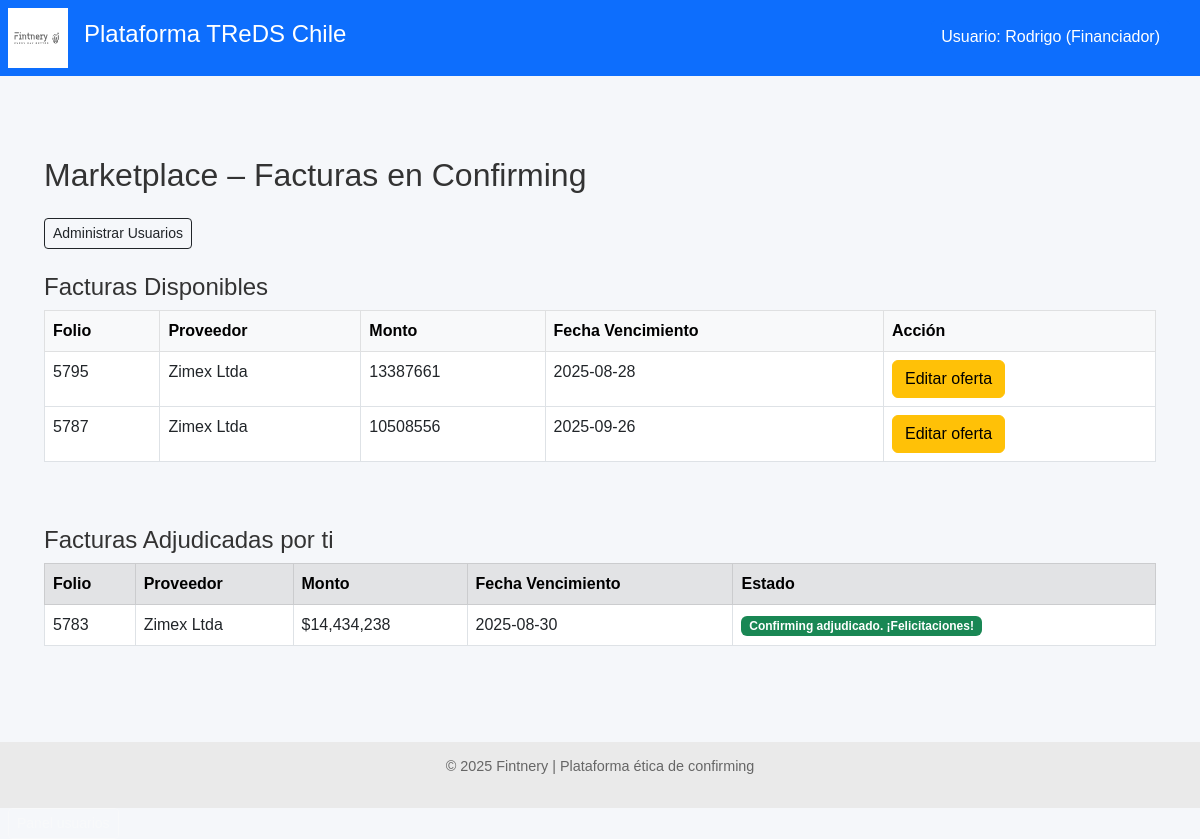
Page /financiador/marketplace (signed in) on the committed database.
### models.py (models this page shows)
class FacturaDB(Base):
    __tablename__ = "facturas"
    id = Column(Integer, primary_key=True, index=True)
    rut_emisor = Column(String, index=True)
    rut_receptor = Column(String)
    tipo_dte = Column(String)
    folio = Column(Integer)
    monto = Column(Integer)
    estado_dte = Column(String)
    razon_social_emisor = Column(String)
    razon_social_receptor = Column(String)
    fecha_emision = Column(Date)
    fecha_vencimiento = Column(Date)
    fecha_vencimiento_original = Column(Date, nullable=True)
    modificacion_aceptada_por_proveedor = Column(Boolean, nullable=True, default=None)
    confirming_solicitado = Column(Boolean, default=False)
    origen_confirmacion = Column(String, default="Desconocido")
    financiador_adjudicado = Column(Integer, ForeignKey("financiadores.id"), nullable=True)
    proveedor_id = Column(Integer, ForeignKey("proveedores.id"))
    proveedor = relationship("Proveedor", back_populates="facturas")
    pagador_id = Column(Integer, ForeignKey("pagadores.id"))
    pagador = relationship("Pagador", back_populates="facturas")
    ofertas = relationship("OfertaFinanciamiento", back_populates="factura")
    financiador = relationship(
        "Financiador",
        primaryjoin=Financiador.id == foreign(cast(financiador_adjudicado, Integer)), viewonly=True,
        uselist=False,
    )

class Financiador(Base):
    __tablename__ = "financiadores"
    id = Column(Integer, primary_key=True, index=True)
    nombre = Column(String, nullable=False)
    usuario = Column(String, unique=True, index=True, nullable=False)
    clave_hash = Column(String, nullable=False)
    fondo_id = Column(Integer, ForeignKey("fondos.id"), nullable=False)
    fondo = relationship("Fondo", back_populates="financiadores")
    es_admin = Column(Boolean, default=False)
    costo_fondos_mensual = Column(Float, default=0.0)  # ← Explicita unidad mensual
    fecha_costo_fondos = Column(Date, default=None)    # ← Fecha de carga más reciente
    condiciones = relationship(
        "CondicionesPorPagador",
        back_populates="financiador",
        cascade="all, delete-orphan"
    )
    ofertas = relationship("OfertaFinanciamiento", back_populates="financiador")

### routers/financiador.py (the view)
@router.get("/marketplace")
def ver_marketplace(request: Request, db: Session = Depends(get_db)):
    financiador_id = request.session.get("financiador_id")
    if not financiador_id:
        return RedirectResponse("/financiador/login", 303)
    financiador = db.query(Financiador).get(financiador_id)
    hoy = date.today()
    if not financiador.es_admin and financiador.fecha_costo_fondos != hoy:
        raise HTTPException(
            status_code=403,
            detail="Costo de fondos no disponible todavía. Intente más tarde.",
        )
    if financiador.es_admin and financiador.fecha_costo_fondos != hoy:
        return RedirectResponse("/financiador/costo-fondos", 303)
    disponibles = (
        db.query(FacturaDB)
        .filter(
            FacturaDB.estado_dte == "Confirming solicitado",
            FacturaDB.financiador_adjudicado.is_(None),
        )
        .all()
    )
    mias = (
        db.query(FacturaDB)
        .filter(
            FacturaDB.financiador_adjudicado == str(financiador_id),
            FacturaDB.estado_dte == "Confirming adjudicado",
        )
        .all()
    )
    otras = (
        db.query(FacturaDB)
        .filter(
            FacturaDB.estado_dte == "Confirming adjudicado",
            FacturaDB.financiador_adjudicado != str(financiador_id),
        )
        .all()
    )
    ofertas_ids = {
        o.factura_id
        for o in db.query(OfertaFinanciamiento)
        .join(Financiador)
        .filter(Financiador.fondo_id == financiador.fondo_id)
        .all()
    }
    ofertas_propias = {
        o.factura.folio: o
        for o in db.query(OfertaFinanciamiento)
        .join(Financiador)
        .join(FacturaDB)
        .filter(Financiador.fondo_id == financiador.fondo_id)
        .all()
    }
    return templates.TemplateResponse(
        "marketplace_financiador.html",
        {
            "request": request,
            "financiador_nombre": financiador.nombre,
            "disponibles": disponibles,
            "mias": mias,
            "otras": otras,
            "ofertas_propias": ofertas_propias,
            "ofertas_ids": ofertas_ids,          # ← NUEVO: lo necesita el HTML
        },
    )

### templates/marketplace_financiador.html (shortened to what this page needs)
{% extends "base.html" %}
{% block content %}
<div class="container mt-5">
  <h2 class="mb-4">Marketplace – Facturas en Confirming</h2>
  {% if request.session.get("es_admin") %}
  <div class="mb-3">
    <a href="/financiador/usuarios" class="btn btn-outline-dark btn-sm">
      Administrar Usuarios
    </a>
  </div>
  {% endif %}
  {% if disponibles %}
  <h4 class="mt-4">Facturas Disponibles</h4>
  <div class="table-responsive">
    <table class="table table-bordered table-hover bg-white">
      <thead class="table-light">
        <tr>
          <th>Folio</th>
          <th>Proveedor</th>
          <th>Monto</th>
          <th>Fecha Vencimiento</th>
          <th>Acción</th>
        </tr>
      </thead>
      <tbody>
    {% for factura in disponibles %}
      <tr>
        <td>{{ factura.folio }}</td>
        <td>{{ factura.razon_social_emisor }}</td>
        <td>{{ factura.monto }}</td>
        <td>{{ factura.fecha_vencimiento }}</td>
        <td>
          {% if factura.id in ofertas_ids %}
            <a href="/financiador/ofertar/{{ factura.folio }}" class="btn btn-warning">
              Editar oferta
            </a>
          {% else %}
            <a href="/financiador/ofertar/{{ factura.folio }}" class="btn btn-primary">
              Ofertar
            </a>
          {% endif %}
        </td>
      </tr>
    {% endfor %}
      </tbody>
    </table>
  </div>
  {% endif %}
  {% if mias %}
  <h4 class="mt-5">Facturas Adjudicadas por ti</h4>
  <div class="table-responsive">
    <table class="table table-bordered table-hover bg-light">
      <thead class="table-secondary">
        <tr>
          <th>Folio</th>
          <th>Proveedor</th>
          <th>Monto</th>
          <th>Fecha Vencimiento</th>
          <th>Estado</th>
        </tr>
      </thead>
      <tbody>
      {% for f in mias %}
        <tr>
          <td>{{ f.folio }}</td>
          <td>{{ f.razon_social_emisor }}</td>
          <td>${{ '{:,.0f}'.format(f.monto) }}</td>
          <td>{{ f.fecha_vencimiento }}</td>
          <td>
            <span class="badge bg-success">
              Confirming adjudicado. ¡Felicitaciones!
            </span>
          </td>
        </tr>
      {% endfor %}
      </tbody>
    </table>
  </div>
  {% endif %}
</div>
{% endblock %}

### templates/base.html (shortened to what this page needs)
<!DOCTYPE html>
<html lang="es">
<head>
    <link href="https://cdn.jsdelivr.net/npm/bootstrap@5.3.0/dist/css/bootstrap.min.css" rel="stylesheet">
    <link rel="stylesheet" href="/static/styles.css">
</head>
<body>
    <header class="main-header d-flex align-items-center bg-primary text-white p-2">
        <img src="/static/LogoFIntneryWeb.svg" alt="Fintnery" class="logo me-3" style="height: 60px;">
        <h1 class="titulo-principal">Plataforma TReDS Chile</h1>
    </header>
    <main>
        {% block content %}{% endblock %}
    </main>
    <footer class="footer text-center mt-5">
        <p>&copy; 2025 Fintnery | Plataforma ética de confirming</p>
    </footer>
    {% if financiador_nombre or proveedor_nombre or pagador_nombre %}
    <div style="position: absolute; top: 20px; right: 30px; color: white; background-color: #0d6efd; padding: 5px 10px; border-radius: 5px;">
        Usuario:
        {% if financiador_nombre %}{{ financiador_nombre }} (Financiador){% endif %}
    </div>
    {% endif %}
    {% if request.session.get('es_admin') %}
    <a href="/financiador/usuarios" class="btn btn-sm btn-outline-light ms-2">Panel usuarios</a>
    {% endif %}
</body>
</html>

### static/styles.css (style rules this page uses)
body { font-family: sans-serif; margin: 0; background-color: #f5f7fa; color: #333; }
.main-header { background-color: #1f3a93; color: white; padding: 1em; display: flex; align-items: center; }
.logo { height: 40px; margin-right: 15px; }
.titulo-principal { font-size: 1.5em; }
footer.footer { background-color: #eaeaea; text-align: center; padding: 1em; font-size: 0.9em; color: #666; }
main { padding: 2em; }

### rows in the picture
FacturaDB: folio "5795", razon_social_emisor "Zimex Ltda", monto "13387661", fecha_vencimiento "2025-08-28"
FacturaDB: folio "5787", razon_social_emisor "Zimex Ltda", monto "10508556", fecha_vencimiento "2025-09-26"
FacturaDB: folio "5783", razon_social_emisor "Zimex Ltda", monto "14,434,238", fecha_vencimiento "2025-08-30"
Financiador: nombre "Rodrigo"
